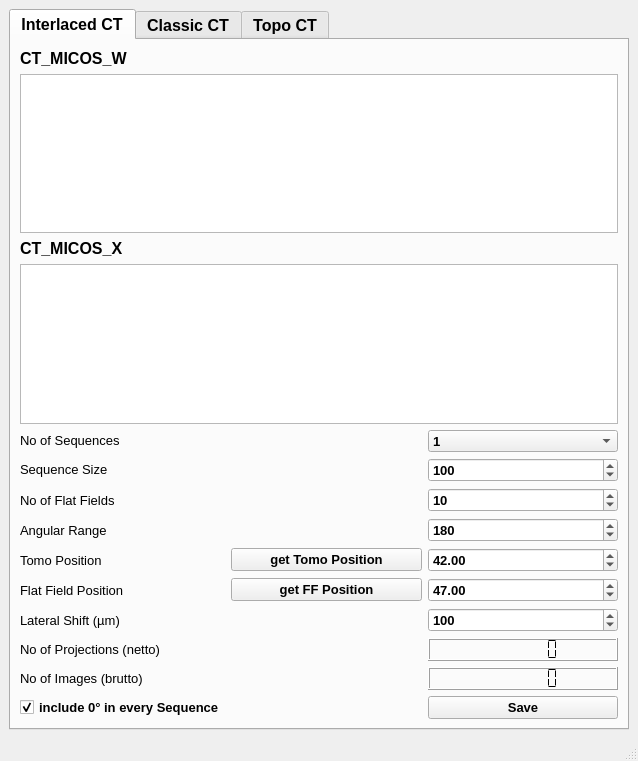
<?xml version="1.0" encoding="UTF-8"?>
<ui version="4.0">
 <class>ListGenerators</class>
 <widget class="QMainWindow" name="ListGenerators">
  <property name="geometry">
   <rect>
    <x>0</x>
    <y>0</y>
    <width>638</width>
    <height>761</height>
   </rect>
  </property>
  <property name="windowTitle">
   <string>List Gererators</string>
  </property>
  <widget class="QWidget" name="centralwidget">
   <layout class="QGridLayout" name="gridLayout">
    <item row="0" column="0">
     <widget class="QTabWidget" name="tabWidget">
      <property name="font">
       <font>
        <pointsize>12</pointsize>
        <weight>75</weight>
        <bold>true</bold>
       </font>
      </property>
      <property name="currentIndex">
       <number>0</number>
      </property>
      <widget class="QWidget" name="tab">
       <attribute name="title">
        <string>Interlaced CT</string>
       </attribute>
       <layout class="QGridLayout" name="gridLayout_2">
        <item row="0" column="0">
         <widget class="QLabel" name="label">
          <property name="text">
           <string>CT_MICOS_W</string>
          </property>
         </widget>
        </item>
        <item row="1" column="0" colspan="3">
         <widget class="PlotWidget" name="Graph"/>
        </item>
        <item row="2" column="0">
         <widget class="QLabel" name="label_2">
          <property name="text">
           <string>CT_MICOS_X</string>
          </property>
         </widget>
        </item>
        <item row="3" column="0" colspan="3">
         <widget class="PlotWidget" name="Graph2"/>
        </item>
        <item row="10" column="2">
         <widget class="QSpinBox" name="box_lateral_shift">
          <property name="font">
           <font>
            <pointsize>10</pointsize>
            <weight>75</weight>
            <bold>true</bold>
           </font>
          </property>
          <property name="maximum">
           <number>5000</number>
          </property>
          <property name="singleStep">
           <number>10</number>
          </property>
          <property name="value">
           <number>100</number>
          </property>
         </widget>
        </item>
        <item row="4" column="2">
         <widget class="QComboBox" name="No_of_sequences">
          <property name="sizePolicy">
           <sizepolicy hsizetype="Minimum" vsizetype="Fixed">
            <horstretch>0</horstretch>
            <verstretch>0</verstretch>
           </sizepolicy>
          </property>
          <property name="minimumSize">
           <size>
            <width>50</width>
            <height>22</height>
           </size>
          </property>
          <property name="font">
           <font>
            <pointsize>10</pointsize>
            <weight>75</weight>
            <bold>true</bold>
           </font>
          </property>
          <item>
           <property name="text">
            <string>1</string>
           </property>
          </item>
          <item>
           <property name="text">
            <string>2</string>
           </property>
          </item>
          <item>
           <property name="text">
            <string>4</string>
           </property>
          </item>
          <item>
           <property name="text">
            <string>8</string>
           </property>
          </item>
          <item>
           <property name="text">
            <string>16</string>
           </property>
          </item>
          <item>
           <property name="text">
            <string>32</string>
           </property>
          </item>
          <item>
           <property name="text">
            <string>64</string>
           </property>
          </item>
          <item>
           <property name="text">
            <string>128</string>
           </property>
          </item>
          <item>
           <property name="text">
            <string>256</string>
           </property>
          </item>
          <item>
           <property name="text">
            <string>512</string>
           </property>
          </item>
          <item>
           <property name="text">
            <string>1024</string>
           </property>
          </item>
         </widget>
        </item>
        <item row="5" column="2">
         <widget class="QSpinBox" name="Sequence_size">
          <property name="sizePolicy">
           <sizepolicy hsizetype="Minimum" vsizetype="Fixed">
            <horstretch>0</horstretch>
            <verstretch>0</verstretch>
           </sizepolicy>
          </property>
          <property name="font">
           <font>
            <pointsize>10</pointsize>
            <weight>75</weight>
            <bold>true</bold>
           </font>
          </property>
          <property name="minimum">
           <number>1</number>
          </property>
          <property name="maximum">
           <number>10000</number>
          </property>
          <property name="singleStep">
           <number>10</number>
          </property>
          <property name="value">
           <number>100</number>
          </property>
          <property name="displayIntegerBase">
           <number>10</number>
          </property>
         </widget>
        </item>
        <item row="8" column="2">
         <widget class="QDoubleSpinBox" name="tomo_pos">
          <property name="font">
           <font>
            <pointsize>10</pointsize>
            <weight>75</weight>
            <bold>true</bold>
           </font>
          </property>
          <property name="minimum">
           <double>-5000.000000000000000</double>
          </property>
          <property name="maximum">
           <double>5000.000000000000000</double>
          </property>
          <property name="singleStep">
           <double>0.100000000000000</double>
          </property>
          <property name="value">
           <double>42.000000000000000</double>
          </property>
         </widget>
        </item>
        <item row="10" column="0">
         <widget class="QLabel" name="label_lateral_shift">
          <property name="font">
           <font>
            <pointsize>10</pointsize>
            <weight>50</weight>
            <bold>false</bold>
           </font>
          </property>
          <property name="text">
           <string>Lateral Shift (µm)</string>
          </property>
         </widget>
        </item>
        <item row="8" column="1">
         <widget class="QPushButton" name="getTomoPosition">
          <property name="enabled">
           <bool>true</bool>
          </property>
          <property name="font">
           <font>
            <pointsize>10</pointsize>
           </font>
          </property>
          <property name="text">
           <string>get Tomo Position</string>
          </property>
         </widget>
        </item>
        <item row="12" column="2">
         <widget class="QLCDNumber" name="display_no_of_images">
          <property name="sizePolicy">
           <sizepolicy hsizetype="Minimum" vsizetype="Fixed">
            <horstretch>0</horstretch>
            <verstretch>0</verstretch>
           </sizepolicy>
          </property>
          <property name="font">
           <font>
            <family>Arial Black</family>
            <pointsize>10</pointsize>
            <weight>75</weight>
            <bold>true</bold>
           </font>
          </property>
          <property name="digitCount">
           <number>7</number>
          </property>
          <property name="segmentStyle">
           <enum>QLCDNumber::Flat</enum>
          </property>
         </widget>
        </item>
        <item row="7" column="0">
         <widget class="QLabel" name="label_3">
          <property name="font">
           <font>
            <pointsize>10</pointsize>
            <weight>50</weight>
            <bold>false</bold>
           </font>
          </property>
          <property name="text">
           <string>Angular Range</string>
          </property>
         </widget>
        </item>
        <item row="5" column="0">
         <widget class="QLabel" name="label_sequence_size">
          <property name="sizePolicy">
           <sizepolicy hsizetype="Minimum" vsizetype="Fixed">
            <horstretch>0</horstretch>
            <verstretch>0</verstretch>
           </sizepolicy>
          </property>
          <property name="font">
           <font>
            <pointsize>10</pointsize>
            <weight>50</weight>
            <bold>false</bold>
           </font>
          </property>
          <property name="text">
           <string>Sequence Size</string>
          </property>
         </widget>
        </item>
        <item row="9" column="0">
         <widget class="QLabel" name="label_FF_pos">
          <property name="font">
           <font>
            <pointsize>10</pointsize>
            <weight>50</weight>
            <bold>false</bold>
           </font>
          </property>
          <property name="text">
           <string>Flat Field Position</string>
          </property>
         </widget>
        </item>
        <item row="4" column="0">
         <widget class="QLabel" name="label_No_of_seq">
          <property name="sizePolicy">
           <sizepolicy hsizetype="Minimum" vsizetype="Fixed">
            <horstretch>0</horstretch>
            <verstretch>0</verstretch>
           </sizepolicy>
          </property>
          <property name="font">
           <font>
            <pointsize>10</pointsize>
            <weight>50</weight>
            <bold>false</bold>
           </font>
          </property>
          <property name="text">
           <string>No of Sequences</string>
          </property>
         </widget>
        </item>
        <item row="8" column="0">
         <widget class="QLabel" name="label_tomo_pos">
          <property name="font">
           <font>
            <pointsize>10</pointsize>
            <weight>50</weight>
            <bold>false</bold>
           </font>
          </property>
          <property name="text">
           <string>Tomo Position</string>
          </property>
         </widget>
        </item>
        <item row="9" column="2">
         <widget class="QDoubleSpinBox" name="FF_pos">
          <property name="font">
           <font>
            <pointsize>10</pointsize>
            <weight>75</weight>
            <bold>true</bold>
           </font>
          </property>
          <property name="minimum">
           <double>-5000.000000000000000</double>
          </property>
          <property name="maximum">
           <double>5000.000000000000000</double>
          </property>
          <property name="singleStep">
           <double>0.100000000000000</double>
          </property>
          <property name="value">
           <double>47.000000000000000</double>
          </property>
         </widget>
        </item>
        <item row="13" column="0">
         <widget class="QCheckBox" name="zero_deg_checkBox">
          <property name="enabled">
           <bool>true</bool>
          </property>
          <property name="font">
           <font>
            <pointsize>10</pointsize>
           </font>
          </property>
          <property name="text">
           <string>include 0° in every Sequence</string>
          </property>
          <property name="checked">
           <bool>true</bool>
          </property>
         </widget>
        </item>
        <item row="11" column="2">
         <widget class="QLCDNumber" name="display_no_of_proj">
          <property name="sizePolicy">
           <sizepolicy hsizetype="Minimum" vsizetype="Fixed">
            <horstretch>0</horstretch>
            <verstretch>0</verstretch>
           </sizepolicy>
          </property>
          <property name="font">
           <font>
            <family>Arial Black</family>
            <pointsize>10</pointsize>
            <weight>75</weight>
            <italic>false</italic>
            <bold>true</bold>
            <underline>false</underline>
            <strikeout>false</strikeout>
           </font>
          </property>
          <property name="lineWidth">
           <number>1</number>
          </property>
          <property name="smallDecimalPoint">
           <bool>false</bool>
          </property>
          <property name="digitCount">
           <number>7</number>
          </property>
          <property name="segmentStyle">
           <enum>QLCDNumber::Flat</enum>
          </property>
         </widget>
        </item>
        <item row="6" column="0">
         <widget class="QLabel" name="label_no_of_FFs">
          <property name="font">
           <font>
            <pointsize>10</pointsize>
            <weight>50</weight>
            <bold>false</bold>
           </font>
          </property>
          <property name="text">
           <string>No of Flat Fields</string>
          </property>
         </widget>
        </item>
        <item row="9" column="1">
         <widget class="QPushButton" name="getFFPosition">
          <property name="enabled">
           <bool>true</bool>
          </property>
          <property name="font">
           <font>
            <pointsize>10</pointsize>
           </font>
          </property>
          <property name="text">
           <string>get FF Position</string>
          </property>
         </widget>
        </item>
        <item row="6" column="2">
         <widget class="QSpinBox" name="box_No_of_FFs">
          <property name="font">
           <font>
            <pointsize>10</pointsize>
            <weight>75</weight>
            <bold>true</bold>
           </font>
          </property>
          <property name="maximum">
           <number>10000</number>
          </property>
          <property name="singleStep">
           <number>1</number>
          </property>
          <property name="value">
           <number>10</number>
          </property>
          <property name="displayIntegerBase">
           <number>10</number>
          </property>
         </widget>
        </item>
        <item row="7" column="2">
         <widget class="QSpinBox" name="angular_range">
          <property name="font">
           <font>
            <pointsize>10</pointsize>
            <weight>75</weight>
            <bold>true</bold>
           </font>
          </property>
          <property name="maximum">
           <number>360000</number>
          </property>
          <property name="singleStep">
           <number>10</number>
          </property>
          <property name="value">
           <number>180</number>
          </property>
         </widget>
        </item>
        <item row="11" column="0">
         <widget class="QLabel" name="label_No_of_projections">
          <property name="sizePolicy">
           <sizepolicy hsizetype="Minimum" vsizetype="Fixed">
            <horstretch>0</horstretch>
            <verstretch>0</verstretch>
           </sizepolicy>
          </property>
          <property name="font">
           <font>
            <pointsize>10</pointsize>
            <weight>50</weight>
            <bold>false</bold>
           </font>
          </property>
          <property name="text">
           <string>No of Projections (netto)</string>
          </property>
         </widget>
        </item>
        <item row="13" column="2">
         <widget class="QPushButton" name="save">
          <property name="font">
           <font>
            <pointsize>10</pointsize>
            <weight>75</weight>
            <italic>false</italic>
            <bold>true</bold>
            <underline>false</underline>
            <strikeout>false</strikeout>
           </font>
          </property>
          <property name="text">
           <string>Save</string>
          </property>
         </widget>
        </item>
        <item row="12" column="0">
         <widget class="QLabel" name="label_4">
          <property name="font">
           <font>
            <pointsize>10</pointsize>
            <weight>50</weight>
            <bold>false</bold>
           </font>
          </property>
          <property name="text">
           <string>No of Images (brutto)</string>
          </property>
         </widget>
        </item>
       </layout>
      </widget>
      <widget class="QWidget" name="tab_2">
       <attribute name="title">
        <string>Classic CT</string>
       </attribute>
       <layout class="QGridLayout" name="gridLayout_3">
        <item row="0" column="0">
         <widget class="QLabel" name="label_5">
          <property name="text">
           <string>CT_MICOS_W</string>
          </property>
         </widget>
        </item>
        <item row="1" column="0" colspan="3">
         <widget class="PlotWidget" name="Graph_2"/>
        </item>
        <item row="2" column="0">
         <widget class="QLabel" name="label_8">
          <property name="text">
           <string>CT_MICOS_X</string>
          </property>
         </widget>
        </item>
        <item row="3" column="0" colspan="3">
         <widget class="PlotWidget" name="Graph2_2"/>
        </item>
        <item row="4" column="0">
         <widget class="QLabel" name="label_No_of_seq_2">
          <property name="sizePolicy">
           <sizepolicy hsizetype="Minimum" vsizetype="Fixed">
            <horstretch>0</horstretch>
            <verstretch>0</verstretch>
           </sizepolicy>
          </property>
          <property name="font">
           <font>
            <pointsize>10</pointsize>
            <weight>50</weight>
            <bold>false</bold>
           </font>
          </property>
          <property name="text">
           <string>No of Sequences</string>
          </property>
         </widget>
        </item>
        <item row="5" column="0">
         <widget class="QLabel" name="label_sequence_size_2">
          <property name="sizePolicy">
           <sizepolicy hsizetype="Minimum" vsizetype="Fixed">
            <horstretch>0</horstretch>
            <verstretch>0</verstretch>
           </sizepolicy>
          </property>
          <property name="font">
           <font>
            <pointsize>10</pointsize>
            <weight>50</weight>
            <bold>false</bold>
           </font>
          </property>
          <property name="text">
           <string>Sequence Size</string>
          </property>
         </widget>
        </item>
        <item row="5" column="2">
         <widget class="QSpinBox" name="Sequence_size_2">
          <property name="sizePolicy">
           <sizepolicy hsizetype="Minimum" vsizetype="Fixed">
            <horstretch>0</horstretch>
            <verstretch>0</verstretch>
           </sizepolicy>
          </property>
          <property name="font">
           <font>
            <pointsize>10</pointsize>
            <weight>75</weight>
            <bold>true</bold>
           </font>
          </property>
          <property name="minimum">
           <number>1</number>
          </property>
          <property name="maximum">
           <number>10000</number>
          </property>
          <property name="singleStep">
           <number>10</number>
          </property>
          <property name="value">
           <number>100</number>
          </property>
          <property name="displayIntegerBase">
           <number>10</number>
          </property>
         </widget>
        </item>
        <item row="6" column="0">
         <widget class="QLabel" name="label_no_of_FFs_2">
          <property name="font">
           <font>
            <pointsize>10</pointsize>
            <weight>50</weight>
            <bold>false</bold>
           </font>
          </property>
          <property name="text">
           <string>No of Flat Fields</string>
          </property>
         </widget>
        </item>
        <item row="6" column="2">
         <widget class="QSpinBox" name="box_No_of_FFs_2">
          <property name="font">
           <font>
            <pointsize>10</pointsize>
            <weight>75</weight>
            <bold>true</bold>
           </font>
          </property>
          <property name="maximum">
           <number>10000</number>
          </property>
          <property name="singleStep">
           <number>1</number>
          </property>
          <property name="value">
           <number>10</number>
          </property>
          <property name="displayIntegerBase">
           <number>10</number>
          </property>
         </widget>
        </item>
        <item row="7" column="0">
         <widget class="QLabel" name="label_6">
          <property name="font">
           <font>
            <pointsize>10</pointsize>
            <weight>50</weight>
            <bold>false</bold>
           </font>
          </property>
          <property name="text">
           <string>Angular Range</string>
          </property>
         </widget>
        </item>
        <item row="7" column="2">
         <widget class="QSpinBox" name="angular_range_2">
          <property name="font">
           <font>
            <pointsize>10</pointsize>
            <weight>75</weight>
            <bold>true</bold>
           </font>
          </property>
          <property name="maximum">
           <number>360000</number>
          </property>
          <property name="singleStep">
           <number>10</number>
          </property>
          <property name="value">
           <number>180</number>
          </property>
         </widget>
        </item>
        <item row="8" column="0">
         <widget class="QLabel" name="label_tomo_pos_2">
          <property name="font">
           <font>
            <pointsize>10</pointsize>
            <weight>50</weight>
            <bold>false</bold>
           </font>
          </property>
          <property name="text">
           <string>Tomo Position</string>
          </property>
         </widget>
        </item>
        <item row="8" column="1">
         <widget class="QPushButton" name="getTomoPosition_2">
          <property name="enabled">
           <bool>true</bool>
          </property>
          <property name="font">
           <font>
            <pointsize>10</pointsize>
           </font>
          </property>
          <property name="text">
           <string>get Tomo Position</string>
          </property>
         </widget>
        </item>
        <item row="8" column="2">
         <widget class="QDoubleSpinBox" name="tomo_pos_2">
          <property name="font">
           <font>
            <pointsize>10</pointsize>
            <weight>75</weight>
            <bold>true</bold>
           </font>
          </property>
          <property name="minimum">
           <double>-5000.000000000000000</double>
          </property>
          <property name="maximum">
           <double>5000.000000000000000</double>
          </property>
          <property name="singleStep">
           <double>0.100000000000000</double>
          </property>
          <property name="value">
           <double>42.000000000000000</double>
          </property>
         </widget>
        </item>
        <item row="9" column="0">
         <widget class="QLabel" name="label_FF_pos_2">
          <property name="font">
           <font>
            <pointsize>10</pointsize>
            <weight>50</weight>
            <bold>false</bold>
           </font>
          </property>
          <property name="text">
           <string>Flat Field Position</string>
          </property>
         </widget>
        </item>
        <item row="9" column="1">
         <widget class="QPushButton" name="getFFPosition_2">
          <property name="enabled">
           <bool>true</bool>
          </property>
          <property name="font">
           <font>
            <pointsize>10</pointsize>
           </font>
          </property>
          <property name="text">
           <string>get FF Position</string>
          </property>
         </widget>
        </item>
        <item row="9" column="2">
         <widget class="QDoubleSpinBox" name="FF_pos_2">
          <property name="font">
           <font>
            <pointsize>10</pointsize>
            <weight>75</weight>
            <bold>true</bold>
           </font>
          </property>
          <property name="minimum">
           <double>-5000.000000000000000</double>
          </property>
          <property name="maximum">
           <double>5000.000000000000000</double>
          </property>
          <property name="singleStep">
           <double>0.100000000000000</double>
          </property>
          <property name="value">
           <double>47.000000000000000</double>
          </property>
         </widget>
        </item>
        <item row="10" column="0">
         <widget class="QLabel" name="label_No_of_projections_2">
          <property name="sizePolicy">
           <sizepolicy hsizetype="Minimum" vsizetype="Fixed">
            <horstretch>0</horstretch>
            <verstretch>0</verstretch>
           </sizepolicy>
          </property>
          <property name="font">
           <font>
            <pointsize>10</pointsize>
            <weight>50</weight>
            <bold>false</bold>
           </font>
          </property>
          <property name="text">
           <string>No of Projections (netto)</string>
          </property>
         </widget>
        </item>
        <item row="10" column="2">
         <widget class="QLCDNumber" name="display_no_of_proj_2">
          <property name="sizePolicy">
           <sizepolicy hsizetype="Minimum" vsizetype="Fixed">
            <horstretch>0</horstretch>
            <verstretch>0</verstretch>
           </sizepolicy>
          </property>
          <property name="font">
           <font>
            <family>Arial Black</family>
            <pointsize>10</pointsize>
            <weight>75</weight>
            <italic>false</italic>
            <bold>true</bold>
            <underline>false</underline>
            <strikeout>false</strikeout>
           </font>
          </property>
          <property name="lineWidth">
           <number>1</number>
          </property>
          <property name="smallDecimalPoint">
           <bool>false</bool>
          </property>
          <property name="digitCount">
           <number>7</number>
          </property>
          <property name="segmentStyle">
           <enum>QLCDNumber::Flat</enum>
          </property>
         </widget>
        </item>
        <item row="11" column="0">
         <widget class="QLabel" name="label_7">
          <property name="font">
           <font>
            <pointsize>10</pointsize>
            <weight>50</weight>
            <bold>false</bold>
           </font>
          </property>
          <property name="text">
           <string>No of Images (brutto)</string>
          </property>
         </widget>
        </item>
        <item row="11" column="2">
         <widget class="QLCDNumber" name="display_no_of_images_2">
          <property name="sizePolicy">
           <sizepolicy hsizetype="Minimum" vsizetype="Fixed">
            <horstretch>0</horstretch>
            <verstretch>0</verstretch>
           </sizepolicy>
          </property>
          <property name="font">
           <font>
            <family>Arial Black</family>
            <pointsize>10</pointsize>
            <weight>75</weight>
            <bold>true</bold>
           </font>
          </property>
          <property name="digitCount">
           <number>7</number>
          </property>
          <property name="segmentStyle">
           <enum>QLCDNumber::Flat</enum>
          </property>
         </widget>
        </item>
        <item row="12" column="2">
         <widget class="QPushButton" name="save_2">
          <property name="font">
           <font>
            <pointsize>10</pointsize>
            <weight>75</weight>
            <italic>false</italic>
            <bold>true</bold>
            <underline>false</underline>
            <strikeout>false</strikeout>
           </font>
          </property>
          <property name="text">
           <string>Save</string>
          </property>
         </widget>
        </item>
        <item row="4" column="2">
         <widget class="QSpinBox" name="No_of_sequences_2">
          <property name="sizePolicy">
           <sizepolicy hsizetype="Minimum" vsizetype="Fixed">
            <horstretch>0</horstretch>
            <verstretch>0</verstretch>
           </sizepolicy>
          </property>
          <property name="font">
           <font>
            <pointsize>10</pointsize>
            <weight>75</weight>
            <bold>true</bold>
           </font>
          </property>
          <property name="minimum">
           <number>1</number>
          </property>
          <property name="maximum">
           <number>10000</number>
          </property>
          <property name="singleStep">
           <number>1</number>
          </property>
          <property name="value">
           <number>20</number>
          </property>
          <property name="displayIntegerBase">
           <number>10</number>
          </property>
         </widget>
        </item>
       </layout>
      </widget>
      <widget class="QWidget" name="tab_3">
       <attribute name="title">
        <string>Topo CT</string>
       </attribute>
       <layout class="QGridLayout" name="gridLayout_4">
        <item row="0" column="0">
         <widget class="QLabel" name="label_10">
          <property name="text">
           <string>6G_SAMPLE_ROLL</string>
          </property>
         </widget>
        </item>
        <item row="1" column="0" colspan="3">
         <widget class="PlotWidget" name="Graph3"/>
        </item>
        <item row="2" column="0">
         <widget class="QLabel" name="label_9">
          <property name="text">
           <string>TOPO_MICOS_X</string>
          </property>
         </widget>
        </item>
        <item row="3" column="0" colspan="3">
         <widget class="PlotWidget" name="Graph3_2"/>
        </item>
        <item row="4" column="0">
         <widget class="QLabel" name="label_No_of_seq_3">
          <property name="sizePolicy">
           <sizepolicy hsizetype="Minimum" vsizetype="Fixed">
            <horstretch>0</horstretch>
            <verstretch>0</verstretch>
           </sizepolicy>
          </property>
          <property name="font">
           <font>
            <pointsize>10</pointsize>
            <weight>50</weight>
            <bold>false</bold>
           </font>
          </property>
          <property name="text">
           <string>No of Sequences</string>
          </property>
         </widget>
        </item>
        <item row="4" column="2">
         <widget class="QComboBox" name="No_of_sequences_3">
          <property name="sizePolicy">
           <sizepolicy hsizetype="Minimum" vsizetype="Fixed">
            <horstretch>0</horstretch>
            <verstretch>0</verstretch>
           </sizepolicy>
          </property>
          <property name="minimumSize">
           <size>
            <width>50</width>
            <height>22</height>
           </size>
          </property>
          <property name="font">
           <font>
            <pointsize>10</pointsize>
            <weight>75</weight>
            <bold>true</bold>
           </font>
          </property>
          <item>
           <property name="text">
            <string>1</string>
           </property>
          </item>
          <item>
           <property name="text">
            <string>2</string>
           </property>
          </item>
          <item>
           <property name="text">
            <string>4</string>
           </property>
          </item>
          <item>
           <property name="text">
            <string>8</string>
           </property>
          </item>
          <item>
           <property name="text">
            <string>16</string>
           </property>
          </item>
          <item>
           <property name="text">
            <string>32</string>
           </property>
          </item>
          <item>
           <property name="text">
            <string>64</string>
           </property>
          </item>
          <item>
           <property name="text">
            <string>128</string>
           </property>
          </item>
          <item>
           <property name="text">
            <string>256</string>
           </property>
          </item>
          <item>
           <property name="text">
            <string>512</string>
           </property>
          </item>
          <item>
           <property name="text">
            <string>1024</string>
           </property>
          </item>
         </widget>
        </item>
        <item row="5" column="0">
         <widget class="QLabel" name="label_sequence_size_3">
          <property name="sizePolicy">
           <sizepolicy hsizetype="Minimum" vsizetype="Fixed">
            <horstretch>0</horstretch>
            <verstretch>0</verstretch>
           </sizepolicy>
          </property>
          <property name="font">
           <font>
            <pointsize>10</pointsize>
            <weight>50</weight>
            <bold>false</bold>
           </font>
          </property>
          <property name="text">
           <string>Sequence Size</string>
          </property>
         </widget>
        </item>
        <item row="5" column="2">
         <widget class="QSpinBox" name="Sequence_size_3">
          <property name="sizePolicy">
           <sizepolicy hsizetype="Minimum" vsizetype="Fixed">
            <horstretch>0</horstretch>
            <verstretch>0</verstretch>
           </sizepolicy>
          </property>
          <property name="font">
           <font>
            <pointsize>10</pointsize>
            <weight>75</weight>
            <bold>true</bold>
           </font>
          </property>
          <property name="minimum">
           <number>1</number>
          </property>
          <property name="maximum">
           <number>10000</number>
          </property>
          <property name="singleStep">
           <number>10</number>
          </property>
          <property name="value">
           <number>100</number>
          </property>
          <property name="displayIntegerBase">
           <number>10</number>
          </property>
         </widget>
        </item>
        <item row="6" column="0">
         <widget class="QLabel" name="label_no_of_FFs_3">
          <property name="font">
           <font>
            <pointsize>10</pointsize>
            <weight>50</weight>
            <bold>false</bold>
           </font>
          </property>
          <property name="text">
           <string>No of Flat Fields</string>
          </property>
         </widget>
        </item>
        <item row="6" column="2">
         <widget class="QSpinBox" name="box_No_of_FFs_3">
          <property name="font">
           <font>
            <pointsize>10</pointsize>
            <weight>75</weight>
            <bold>true</bold>
           </font>
          </property>
          <property name="maximum">
           <number>10000</number>
          </property>
          <property name="singleStep">
           <number>1</number>
          </property>
          <property name="value">
           <number>10</number>
          </property>
          <property name="displayIntegerBase">
           <number>10</number>
          </property>
         </widget>
        </item>
        <item row="7" column="0">
         <widget class="QLabel" name="label_12">
          <property name="font">
           <font>
            <pointsize>10</pointsize>
            <weight>50</weight>
            <bold>false</bold>
           </font>
          </property>
          <property name="text">
           <string>Angular Range</string>
          </property>
         </widget>
        </item>
        <item row="7" column="2">
         <widget class="QSpinBox" name="angular_range_3">
          <property name="font">
           <font>
            <pointsize>10</pointsize>
            <weight>75</weight>
            <bold>true</bold>
           </font>
          </property>
          <property name="maximum">
           <number>360000</number>
          </property>
          <property name="singleStep">
           <number>180</number>
          </property>
          <property name="value">
           <number>180</number>
          </property>
         </widget>
        </item>
        <item row="8" column="0">
         <widget class="QLabel" name="label_tomo_pos_3">
          <property name="font">
           <font>
            <pointsize>10</pointsize>
            <weight>50</weight>
            <bold>false</bold>
           </font>
          </property>
          <property name="text">
           <string>Tomo Position</string>
          </property>
         </widget>
        </item>
        <item row="8" column="1">
         <widget class="QPushButton" name="getTomoPosition_3">
          <property name="enabled">
           <bool>true</bool>
          </property>
          <property name="font">
           <font>
            <pointsize>10</pointsize>
           </font>
          </property>
          <property name="text">
           <string>get Tomo Position</string>
          </property>
         </widget>
        </item>
        <item row="8" column="2">
         <widget class="QDoubleSpinBox" name="tomo_pos_3">
          <property name="font">
           <font>
            <pointsize>10</pointsize>
            <weight>75</weight>
            <bold>true</bold>
           </font>
          </property>
          <property name="minimum">
           <double>-5000.000000000000000</double>
          </property>
          <property name="maximum">
           <double>5000.000000000000000</double>
          </property>
          <property name="singleStep">
           <double>0.100000000000000</double>
          </property>
          <property name="value">
           <double>42.000000000000000</double>
          </property>
         </widget>
        </item>
        <item row="9" column="0">
         <widget class="QLabel" name="label_FF_pos_3">
          <property name="font">
           <font>
            <pointsize>10</pointsize>
            <weight>50</weight>
            <bold>false</bold>
           </font>
          </property>
          <property name="text">
           <string>Flat Field Position</string>
          </property>
         </widget>
        </item>
        <item row="9" column="1">
         <widget class="QPushButton" name="getFFPosition_3">
          <property name="enabled">
           <bool>true</bool>
          </property>
          <property name="font">
           <font>
            <pointsize>10</pointsize>
           </font>
          </property>
          <property name="text">
           <string>get FF Position</string>
          </property>
         </widget>
        </item>
        <item row="9" column="2">
         <widget class="QDoubleSpinBox" name="FF_pos_3">
          <property name="font">
           <font>
            <pointsize>10</pointsize>
            <weight>75</weight>
            <bold>true</bold>
           </font>
          </property>
          <property name="minimum">
           <double>-5000.000000000000000</double>
          </property>
          <property name="maximum">
           <double>5000.000000000000000</double>
          </property>
          <property name="singleStep">
           <double>0.100000000000000</double>
          </property>
          <property name="value">
           <double>47.000000000000000</double>
          </property>
         </widget>
        </item>
        <item row="10" column="0">
         <widget class="QLabel" name="label_lateral_shift_2">
          <property name="font">
           <font>
            <pointsize>10</pointsize>
            <weight>50</weight>
            <bold>false</bold>
           </font>
          </property>
          <property name="text">
           <string>Lateral Shift (µm)</string>
          </property>
         </widget>
        </item>
        <item row="10" column="2">
         <widget class="QSpinBox" name="box_lateral_shift_3">
          <property name="font">
           <font>
            <pointsize>10</pointsize>
            <weight>75</weight>
            <bold>true</bold>
           </font>
          </property>
          <property name="maximum">
           <number>5000</number>
          </property>
          <property name="singleStep">
           <number>10</number>
          </property>
          <property name="value">
           <number>100</number>
          </property>
         </widget>
        </item>
        <item row="11" column="0">
         <widget class="QLabel" name="label_No_of_projections_3">
          <property name="sizePolicy">
           <sizepolicy hsizetype="Minimum" vsizetype="Fixed">
            <horstretch>0</horstretch>
            <verstretch>0</verstretch>
           </sizepolicy>
          </property>
          <property name="font">
           <font>
            <pointsize>10</pointsize>
            <weight>50</weight>
            <bold>false</bold>
           </font>
          </property>
          <property name="text">
           <string>No of Projections (netto)</string>
          </property>
         </widget>
        </item>
        <item row="11" column="2">
         <widget class="QLCDNumber" name="display_no_of_proj_3">
          <property name="sizePolicy">
           <sizepolicy hsizetype="Minimum" vsizetype="Fixed">
            <horstretch>0</horstretch>
            <verstretch>0</verstretch>
           </sizepolicy>
          </property>
          <property name="font">
           <font>
            <family>Arial Black</family>
            <pointsize>10</pointsize>
            <weight>75</weight>
            <italic>false</italic>
            <bold>true</bold>
            <underline>false</underline>
            <strikeout>false</strikeout>
           </font>
          </property>
          <property name="lineWidth">
           <number>1</number>
          </property>
          <property name="smallDecimalPoint">
           <bool>false</bool>
          </property>
          <property name="digitCount">
           <number>7</number>
          </property>
          <property name="segmentStyle">
           <enum>QLCDNumber::Flat</enum>
          </property>
         </widget>
        </item>
        <item row="12" column="0">
         <widget class="QLabel" name="label_11">
          <property name="font">
           <font>
            <pointsize>10</pointsize>
            <weight>50</weight>
            <bold>false</bold>
           </font>
          </property>
          <property name="text">
           <string>No of Images (brutto)</string>
          </property>
         </widget>
        </item>
        <item row="12" column="2">
         <widget class="QLCDNumber" name="display_no_of_images_3">
          <property name="sizePolicy">
           <sizepolicy hsizetype="Minimum" vsizetype="Fixed">
            <horstretch>0</horstretch>
            <verstretch>0</verstretch>
           </sizepolicy>
          </property>
          <property name="font">
           <font>
            <family>Arial Black</family>
            <pointsize>10</pointsize>
            <weight>75</weight>
            <bold>true</bold>
           </font>
          </property>
          <property name="digitCount">
           <number>7</number>
          </property>
          <property name="segmentStyle">
           <enum>QLCDNumber::Flat</enum>
          </property>
         </widget>
        </item>
        <item row="13" column="0">
         <widget class="QCheckBox" name="zero_deg_checkBox_3">
          <property name="enabled">
           <bool>true</bool>
          </property>
          <property name="font">
           <font>
            <pointsize>10</pointsize>
           </font>
          </property>
          <property name="text">
           <string>include 0° in every Sequence</string>
          </property>
          <property name="checked">
           <bool>true</bool>
          </property>
         </widget>
        </item>
        <item row="13" column="2">
         <widget class="QPushButton" name="save_3">
          <property name="font">
           <font>
            <pointsize>10</pointsize>
            <weight>75</weight>
            <italic>false</italic>
            <bold>true</bold>
            <underline>false</underline>
            <strikeout>false</strikeout>
           </font>
          </property>
          <property name="text">
           <string>Save</string>
          </property>
         </widget>
        </item>
       </layout>
      </widget>
     </widget>
    </item>
   </layout>
  </widget>
  <widget class="QMenuBar" name="menubar">
   <property name="geometry">
    <rect>
     <x>0</x>
     <y>0</y>
     <width>638</width>
     <height>26</height>
    </rect>
   </property>
  </widget>
  <widget class="QStatusBar" name="statusbar"/>
 </widget>
 <customwidgets>
  <customwidget>
   <class>PlotWidget</class>
   <extends>QGraphicsView</extends>
   <header location="global">pyqtgraph</header>
  </customwidget>
 </customwidgets>
 <resources/>
 <connections/>
</ui>
